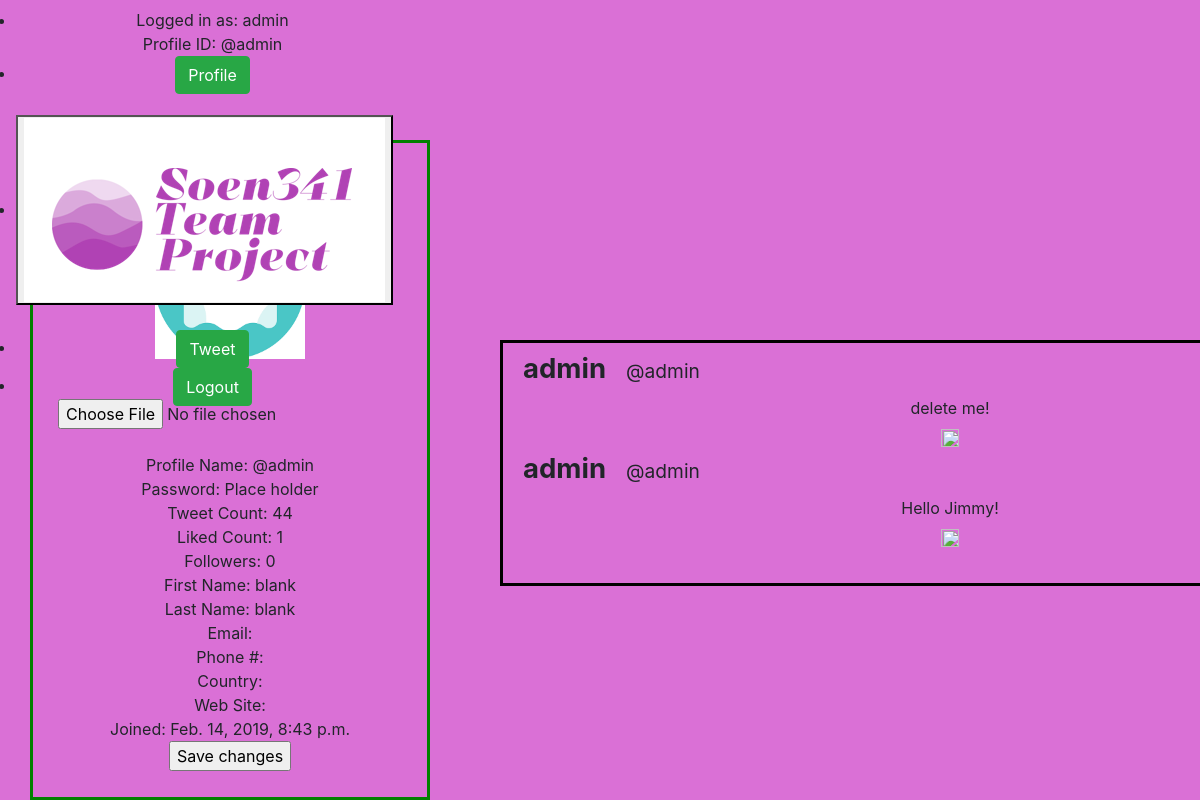
Page /accounts/userprofile.html (signed in) on the earlier database version.
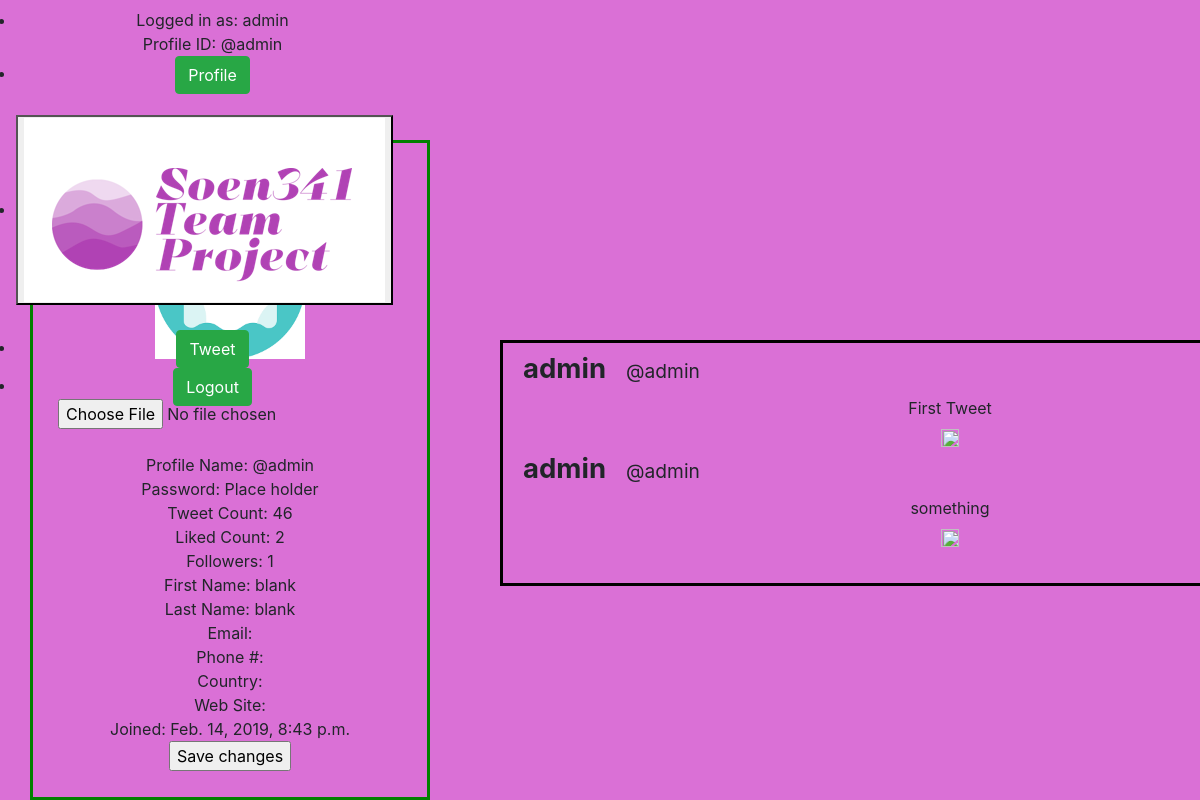
Same page on the later database version.
### accounts/models.py (models this page shows)
class user_profile(models.Model):
    user_name = models.CharField(max_length=255)
    user_profile_name = models.CharField(max_length=255)
    user_password = models.CharField(max_length=255, default='**********')
    user_first_name = models.CharField(max_length=255)
    user_last_name = models.CharField(max_length=255)
    user_email = models.CharField(max_length=255)
    user_phone = models.CharField(max_length=255)
    user_country = models.CharField(max_length=255)
    user_city = models.CharField(max_length=255)
    user_website = models.CharField(max_length=500)
    tweet_count = models.IntegerField(default=0)
    follower_count = models.IntegerField(default=0)
    liked_tweet_count = models.IntegerField(default=0)
    created_on = models.DateTimeField(default=timezone.now)
    user_profile_picture: ImageFieldFile = models.ImageField(upload_to='profile_image', blank=True, default="profile_image/default_user.png")
    about_user = models.TextField(max_length=255)

### home/models.py (models this page shows)
class Twitter_Tweet(models.Model):
    tweet_id = models.CharField(max_length=255,  blank=True)
    content = models.TextField(max_length=280, default=None)
    author_id = models.CharField(max_length=255,  blank=True)
    reply_id = models.CharField(max_length=255,  blank=True)
    replies = models.BigIntegerField(default=0)
    favourites = models.IntegerField(default=0)
    published = models.DateTimeField(default=timezone.now)
    media_attachment = models.ImageField(upload_to='site_media', default='default.png', blank=True)

### accounts/views.py (the view, shortened to what this page needs)
def user_profile_view(request):
    if request.method == 'POST':
        updated_form = forms.EditUserProfile(request.POST,
                                             request.FILES)  # get the data from the fields on the page
        if updated_form.is_valid():  # check if the form is valid i.e right kind of data
            update_image_file = updated_form.save(commit=False)
            updatedb = user_profile.objects.get(user_name=request.user)
            updatedb.user_profile_picture = update_image_file.user_profile_picture
            updatedb.user_first_name = update_image_file.user_first_name
            updatedb.user_last_name = update_image_file.user_last_name
            updatedb.user_website = update_image_file.user_website
            updatedb.user_city = update_image_file.user_city
            updatedb.user_country = update_image_file.user_country
            updatedb.user_phone = update_image_file.user_phone
            updatedb.user_email = update_image_file.user_email
            updatedb.save()
            return redirect('accounts:user_profile_view')
    else:
        userprofile = user_profile.objects.get(user_name=request.user)
        postform = NewTweetForm()
        edituserprofile = forms.EditUserProfile()
        if userprofile.tweet_count > 0:
            my_tweets = Twitter_Tweet.objects.all().filter(author_id=userprofile.user_profile_name)
            return render(request, 'accounts/userprofile.html',
                          {'userprofile': userprofile, 'postform': postform, 'edituserprofile': edituserprofile,
                           'my_tweets': my_tweets})
        else:
            return render(request, 'accounts/userprofile.html',
                          {'userprofile': userprofile, 'postform': postform, 'edituserprofile': edituserprofile})

### home/forms.py
class NewTweetForm(forms.ModelForm):
    class Meta:
        model = models.Twitter_Tweet
        fields = ['content', 'author_id', 'media_attachment', 'tweet_id', 'reply_id', 'replies', 'favourites']
        widgets = {'author_id': forms.HiddenInput(), 'tweet_id': forms.HiddenInput(), 'reply_id': forms.HiddenInput(),
                   'replies': forms.HiddenInput(), 'favourites': forms.HiddenInput(), 'content': forms.Textarea(attrs={'onkeypress': Emoji.names()})}

### accounts/forms.py
class EditUserProfile(forms.ModelForm):
    class Meta:
        model = models.user_profile
        fields = ['user_first_name', 'user_last_name', 'user_email', 'user_phone', 'user_country', 'user_city',
                  'user_website', 'about_user', 'user_profile_picture']

### accounts/templates/accounts/userprofile.html (shortened to what this page needs)
{% extends 'basic_style_layout.html' %}
{% block content %}
    <br>
    <br>
    <br>
    <br>
    <br>
    <br>
    <br>
    <br>
    <br>
    <br>
    <div class="profilelocation">
        <center><h1>{{ userprofile.user_name }}</h1>
            <p><img src="{{ userprofile.user_profile_picture.url }}" width="150" height="150"></p>
            <form class="profilelocation_site-form" method="post" action="/accounts/userprofile/"
                  enctype="multipart/form-data">
                <br>{{ edituserprofile.user_profile_picture }}</br>
                <br>Profile Name: {{ userprofile.user_profile_name }}
                <br>Password: Place holder
                <br>Tweet Count: {{ userprofile.tweet_count }}
                <br>Liked Count: {{ userprofile.liked_tweet_count }}
                <br>Followers: {{ userprofile.follower_count }}
                <br>First Name: {{ userprofile.user_first_name }}
                <br>Last Name: {{ userprofile.user_last_name }}
                <br>Email: {{ userprofile.user_email }}
                <br>Phone #: {{ userprofile.user_phone }}
                <br>Country: {{ userprofile.user_country }}
                <br>Web Site: {{ userprofile.user_website  }}
                <br>Joined: {{ userprofile.created_on }}
                <br><input type="submit" , value="Save changes"></br>
            </form>
        </center>
    </div>
    <div class="tweetinfo">
        {% for latest_tweet in my_tweets %}
            <p style="white-space:nowrap;">
                <span style="font-size: 172%;font-weight:bold; ">{{ userprofile.user_name }} </span>&nbsp;&nbsp;
                <span style="font-size: larger; ">{{ userprofile.user_profile_name }}</span>
            </p>
            <br>
            <center>
                <p>{{ latest_tweet.content }}</p>
                     <form class="site-form" action="/accounts/userprofile.html?delete={{ latest_tweet.tweet_id }}"
                          method="post">
                        <input type="image" alt="submit" src="/static/delete.png" width="18" height="18">
                    </form>
            </center>
        {% endfor %}
    </div>
{% endblock %}

### templates/basic_style_layout.html (shortened to what this page needs)
{% load static from staticfiles %}
<html>
<head>
    <link rel="stylesheet" href="https://stackpath.bootstrapcdn.com/bootstrap/4.3.1/css/bootstrap.min.css"
>
    {% load static i18n %}
    <link rel="stylesheet" type="text/css" href="{% static 'style.css' %}">
</head>
{% if user.is_authenticated %}
    <nav class="navbar navbar-default sticky-top">
        <div class="navbar-nav mt-auto d-flex">
            <ul class="mx-auto text-center pl-0 ml-0">
                <li>
                    Logged in as: {{ user.get_username }}<br>
                    Profile ID: {{ userprofile.user_profile_name }}
                </li>
                <li>
                    <form action="/accounts/userprofile.html?view">
                        <button type="submit" class="btn btn-success">Profile</button>
                    </form>
                </li>
                <li>
                    <div class="navbar-brand">
                        <form action="/home/">
                            <button type="submit" class="logo-button">
                                <img src="/static/soen341logo.png">
                            </button>
                        </form>
                    </div>
                </li>
                <li>
                    <button type="button" class="btn btn-success" data-toggle="modal" data-target="#TweetDialog">
                        Tweet
                    </button>
                </li>
                <li>
                    <form class="logout-link" action="/accounts/logout/" method="post">
                        <button type="submit" class="btn btn-success">Logout</button>
                    </form>
                </li>
            </ul>
        </div>
    </nav>
{% endif %}
<div class="wrapper">
    {% block content %}
    {% endblock %}
</div>
</body>
</html>

### accounts/templates/accounts/userprofile.html (style rules this page uses)
.profilelocation { position: center; width: 400px; padding: 10px; border: 3px solid green; margin: 0; position: fixed; top: 140px; left: 30px; }
.tweetinfo { width: 900px; padding: 20px; border: 3px solid black; margin: 0; position: absolute; top: 340; left: 500px; LINE-HEIGHT: 10px; }

Differences in the rows shown:
removed Twitter_Tweet: {{ userprofile.user_name }} "admin", {{ userprofile.user_profile_name }} "@admin", content "delete me!"
removed Twitter_Tweet: {{ userprofile.user_name }} "admin", {{ userprofile.user_profile_name }} "@admin", content "Hello Jimmy!"
changed user_profile "admin": tweet_count "44" → "46"; liked_tweet_count "1" → "2"; follower_count "0" → "1"
added Twitter_Tweet: {{ userprofile.user_name }} "admin", {{ userprofile.user_profile_name }} "@admin", content "First Tweet"
added Twitter_Tweet: {{ userprofile.user_name }} "admin", {{ userprofile.user_profile_name }} "@admin", content "something"
